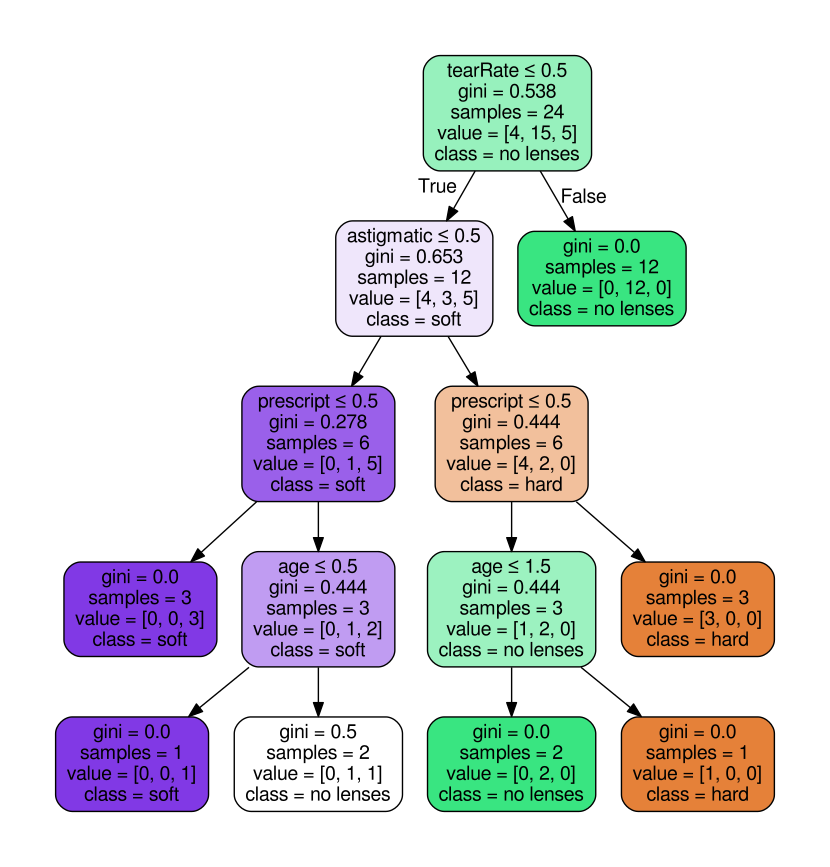

Recreate this plot in Python.
from sklearn.preprocessing import LabelEncoder, OneHotEncoder
from sklearn.externals.six import StringIO
from sklearn import tree
import pandas as pd
import numpy as np
import pydotplus

if __name__ == '__main__':
    with open('info.txt', 'r') as fr:
        lenses = [inst.strip().split('\t') for inst in fr.readlines()]
    lense_target = []
    for each in lenses:
        lense_target.append(each[-1])
    #print(lense_target)     #to get the target label
    
    lenseLabels = ['age', 'prescript', 'astigmatic', 'tearRate']
    lenseList = []
    lenseDict = {}
    for label in lenseLabels:
        for each in lenses:
            lenseList.append(each[lenseLabels.index(label)])
        lenseDict[label] = lenseList
        lenseList = []
    #print(lenseDict)    #to create lenseDict
    #print('###################################')
    
    lenseDF = pd.DataFrame(lenseDict)
    #print(lenseDF)    #to create pandas dataframe
    
    encoder = LabelEncoder()
    for col in lenseDF.columns:
        lenseDF[col] = encoder.fit_transform(lenseDF[col])
    #print(lenseDF)    #to convert 0 ~ num_class-1 integer
    
    model = tree.DecisionTreeClassifier(max_depth = 4)
    model = model.fit(lenseDF.values.tolist(), lense_target)
    dotData = StringIO()
    tree.export_graphviz(model, out_file = dotData, feature_names = lenseDF.keys(),
                        class_names = model.classes_, filled = True, rounded = True,
                        special_characters = True)
    graph = pydotplus.graph_from_dot_data(dotData.getvalue())
    graph.write_pdf('lenses.pdf')
    #age : pre, presbyopic, young
    #prescript : myope, hyper
    #astigmatic : no, yes
    #treaRate : normal, reduced
    #2           1          1         0 hard
    #0           0          0         1 no lense
    #0           0          0         0 soft
    '''
    young	hyper	yes	normal	hard
    pre	myope	no	reduced	no lenses
    pre	myope	no	normal	soft
    '''
    print(model.predict([[2, 1, 1, 0]]))
    print(model.predict([[0, 0, 0, 1]]))
    print(model.predict([[0, 0, 0, 0]]))
